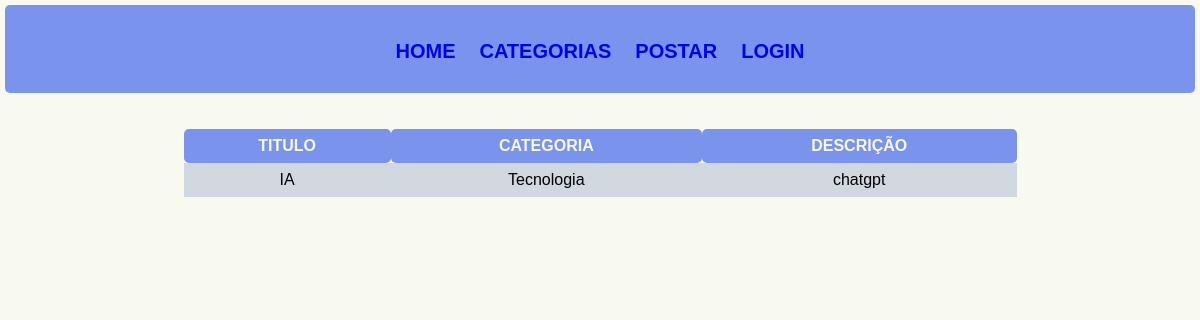
Before: / with the older database file.
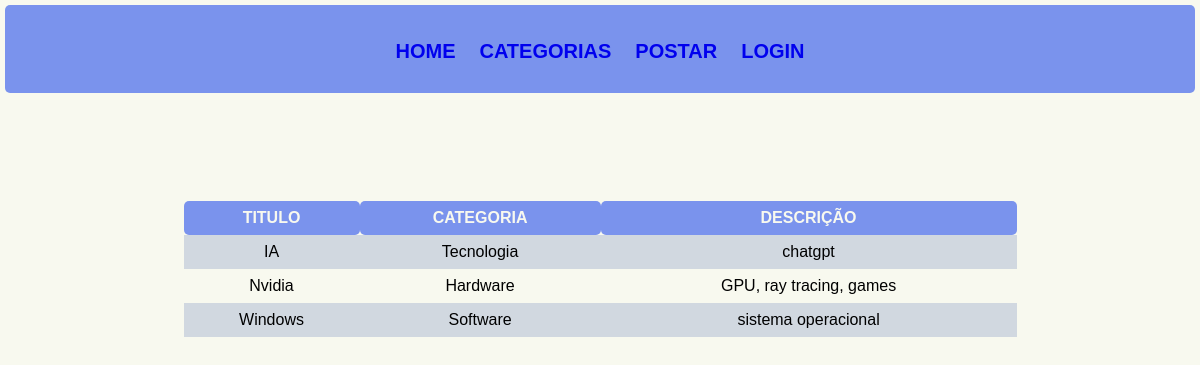
After: the same page with the newer database file.
### tables this page shows
CREATE TABLE `post` (
  `id_post` int(11) NOT NULL,
  `titulo` varchar(30) DEFAULT NULL,
  `descricao` varchar(240) DEFAULT NULL,
  `idcategoria` int(11) DEFAULT NULL
);

CREATE TABLE `categoria` (
  `id_categoria` int(11) NOT NULL,
  `nome` text DEFAULT NULL
);

### classes/post.class.php (called while the page is built, shortened)
<?php
require_once 'classes/conexao.class.php';
class Posts {
    private $con;
public function __construct() {
    $this->con = new Conexao();
}
public function listar() {
    try {
        $sql = $this->con->conectar()->prepare("SELECT id_post, titulo, descricao, idcategoria FROM post");
        $sql->execute();
        return $sql->fetchAll();
    } catch (PDOException $ex) {
          return 'ERRO ' .  $ex->getMessage();
        }
}
public function traznome ($idcategoria) {
    try{
        $sql = $this->con->conectar()->prepare("SELECT nome FROM categoria WHERE id_categoria = :idcategoria");
        $sql->execute([':idcategoria' => $idcategoria]);
        return $sql->fetch(PDO::FETCH_ASSOC);
    }  catch (PDOException $ex) {
        return 'ERRO ' . $ex->getMessage();
    }
}
}

### classes/conexao.class.php (called while the page is built)
<?php
     class Conexao {
          private $usuario;
          private $senha;
          private $banco;
          private $servidor;
          private static $pdo;
          public function __construct(){
              $this->servidor = "localhost";
              $this->banco = "posts";
              $this->usuario = "root";
              $this->senha = "";
          }
          public function conectar(){
              try{
                if(is_null(self::$pdo)){self::$pdo = new PDO("mysql:host=".$this->servidor.";dbname=".$this->banco, $this->usuario, $this->senha);
                }
                return self::$pdo;
              }catch(PDOException $ex){
                  echo "ERRO: ".$ex->getMessage();
              }
          }
      }

### index.php (the view, shortened to what this page needs)
<?php
  include 'classes/post.class.php';
  include 'menu.php';
  include 'botton.php';
  $post = new Posts();
?>
<table>
        <tr>
                <th>TITULO</th>
                <th>CATEGORIA</th>
                <th>DESCRIÇÃO</th>
        </tr>
        <?php
        $lista = $post->listar();
        foreach ($lista as $item){
        ?>
        <br><br>
        <tr>
                <td>
                        <?php echo $item['titulo']; ?>
                </td>
                <td>
                        <?php $categoria = $post->traznome($item['idcategoria']);
                         echo $categoria['nome'] ?>
                </td>
                <td>
                        <?php echo $item['descricao'];?>
                </td>
        </tr>
        <?php } ?>
</table>

### menu.php (shortened to what this page needs)
<!DOCTYPE html>
<html>
  <head>
        <link rel="stylesheet" href="style.css"/>
  </head>
  <body>
        <header>
            <div class="menu">
                     <a href="index.php" class="active">HOME</a>
                     <a href="categoria.php">CATEGORIAS</a>
                     <a href="post.php">POSTAR</a>
                     <a href="login.php">LOGIN</a>
            </div>
         </header>

### botton.php
 </body>
</html>

### style.css (style rules this page uses)
* { box-sizing: border-box; }
:root { --header-footer-color: #7A93ED; --font-color-light: #FFFFFF; --font-color-dark: #000000; --background: #F8F9EF; --background2: #4CE2F9; }
body { max-width: 1920px; margin: 5px; background-color: var(--background) ; }
header { background-color: var(--header-footer-color); padding: 20px; border-radius: 5px; }
.menu { text-align: center; margin-top: 5px; overflow: hidden; padding: 10px; }
.menu a { font-family: Verdana, Geneva, Tahoma, sans-serif; font-weight: bold; padding: 10px; text-decoration: none; font-size: 20px; border-color: #D8D3CD; border-radius: 5px; }
table { margin-left: auto; margin-right: auto; border-collapse: collapse; width: 70%; background-color: var(--background-color); }
th, td { font-family: Verdana, Geneva, Tahoma, sans-serif; text-align: center; padding: 8px; }
tr:nth-child(even) { background-color: #d1d8e0 }
th { border-radius: 5px ; background-color: var(--header-footer-color); color: var(--background); }

Changed rows visible on the page:
added post: titulo "Nvidia", idcategoria.nome "Hardware", descricao "GPU, ray tracing, games"
added post: titulo "Windows", idcategoria.nome "Software", descricao "sistema operacional"
